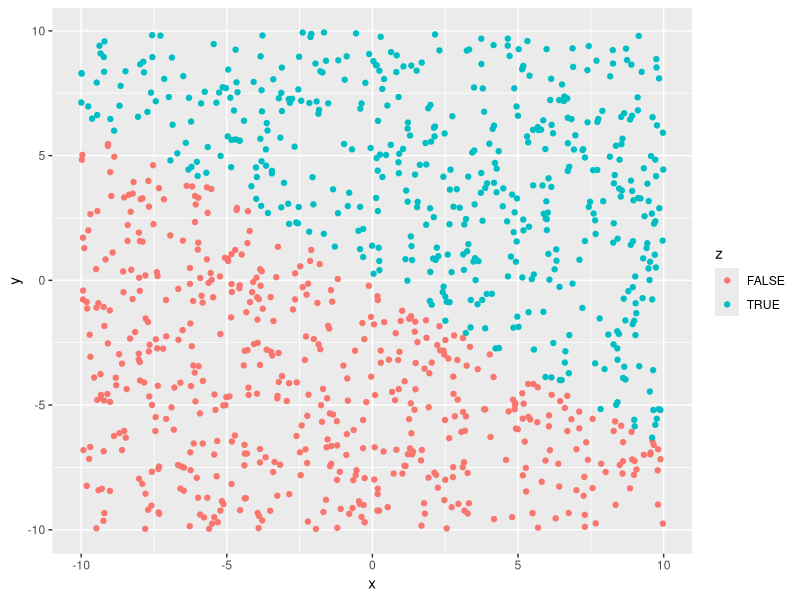
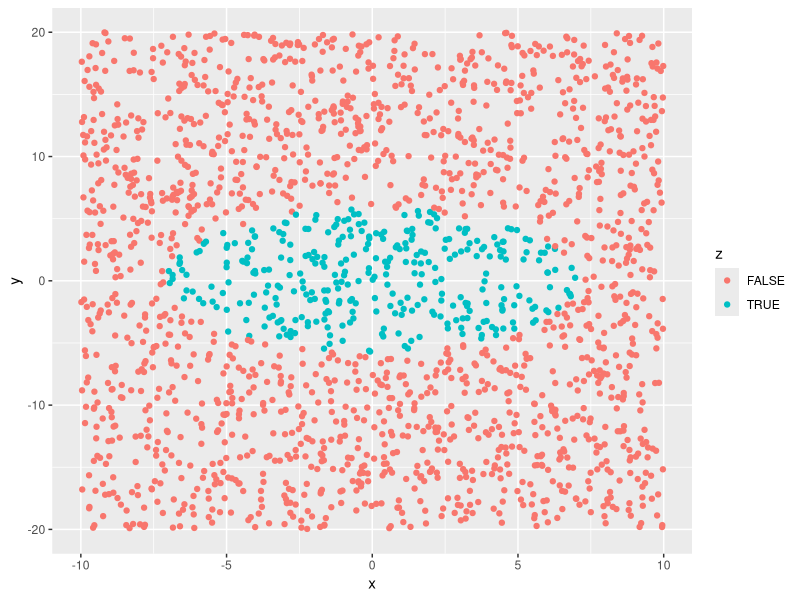

These charts were generated, in order, by the following R code:
## ---- chunk 1
rm(list=ls()); 
library(nnet); 
library(ggplot2);
set.seed(1234);
## ---- chunk 2
x <- runif(1000, -10, 10);
y <- runif(1000, -10, 10);
z <- ( 2*x + 3*y > 0);
print( qplot(x, y, color=z) );

D <- data.frame(x, y, z);
## ---- chunk 3
x <- runif(2000, -10, 10);
y <- runif(2000, -20, 20);
z <- ( 0.02*x*x + 0.03*y*y < 1);
print( qplot(x, y, color=z) );

D <- data.frame(x, y, z);
